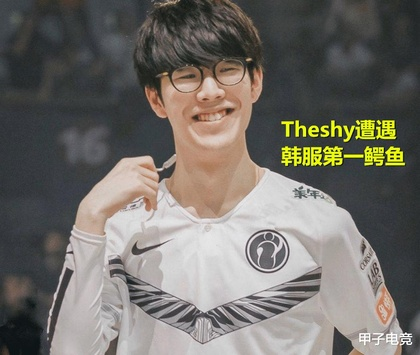
%> input picture DigitalImageProcessing/project3/src/1.jpeg, 420 x 355 px, shrunk from 1044 x 882 before the run
$ octave RGB.m   (GNU Octave 9; MATLAB toolbox functions it lacks are replaced by stand-ins)
%> lines starting %> are read from the running program, lines starting %| are printed output that depends on the picture; in (x1, y1, x2, y2) boxes, pixels count from 0 and x2, y2 are one past the last pixel; in counts of white or black regions, pixels touching at a corner belong together; the program's own positions count from 1
close all;clear all;clc;

I1 = imread('1.jpeg');
%> I1 is the input picture: size 355x420x3 uint8; mean R, G, B 114, 110.4, 104.9
BW_rgb1 = rgb_face(I1);
%> after the loop in rgb_face, `for i = 1:m`:
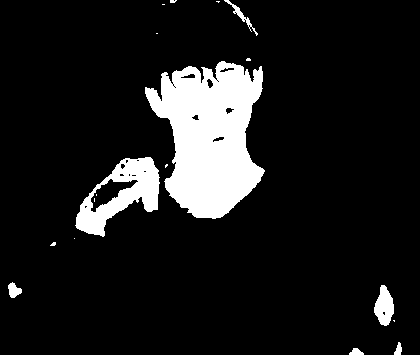
%> BW: size 355x420 double; values 0 (black) and 1 (white), 10.9% white; 18 white regions (11 under 20 px)
bb_rgb1 = get_bb(BW_rgb1);
%> in get_bb, `L = bwlabel(BW,8);`:
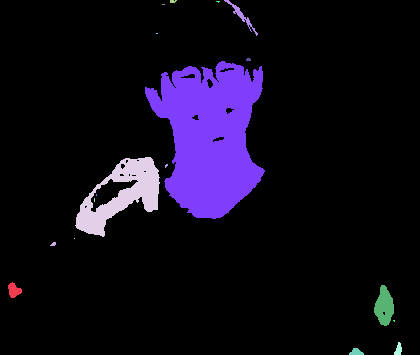
%> L: size 355x420 double; 19 distinct labels, from 0 to 18; one colour per label, 0 black
%> in get_bb, `BB = regionprops(L,'BoundingBox');`: BB = 18 regions; largest, box (x1, y1, x2, y2): (145, 61, 265, 219), (75, 157, 160, 237), (224, 0, 258, 36), (374, 285, 394, 326), (8, 282, 22, 298)
%> in get_bb, `BB1 = struct2cell(BB);`: BB1 = 18 items
%> in get_bb, `BB2 = cell2mat(BB1);`: BB2 = 72 values, max 394.5 at index 69, min 0.5 at index 42, mean 97.85
%> in get_bb, `[s1,s2] = size(BB2);`: s1 = 1; s2 = 72
%> the loop in get_bb, `for k = 3:4:s2-1` made 18 passes
%> (k, area_bb, max_area, j) on passes 1, 4, 7: (3, 224, 224, 3), (15, 6800, 6800, 15), (27, 18960, 18960, 27)
%> (k, area_bb) on passes 2, 11, 13, 15, 16, 18: (7, 24), (43, 21), (51, 1224), (59, 105), (63, 820), (71, 104)
%> in get_bb, `g = [BB2(1,j-2),BB2(1,j-1),BB2(1,j),BB2(1,j+1)];`: g = [145.5 61.5 120 158]
%> bb_rgb1 = [145.5 61.5 120 158]
I2 = imread('2.jpeg');
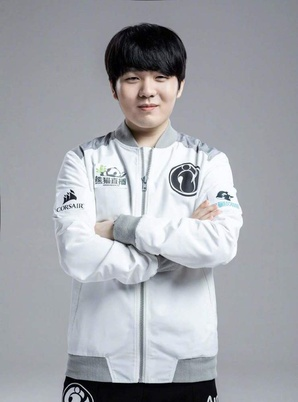
%> input picture DigitalImageProcessing/project3/src/2.jpeg, 298 x 402 px, shrunk from 741 x 1000 before the run
%> I2 is the input picture: size 402x298x3 uint8; mean R, G, B 163.9, 166, 171.8
BW_rgb2 = rgb_face(I2);
%> after the loop in rgb_face (call 2), `for i = 1:m`: BW: size 402x298 double; values 0 (black) and 1 (white), 2.8% white; 7 white regions (3 under 20 px)
bb_rgb2 = get_bb(BW_rgb2);
%> in get_bb (call 2), `L = bwlabel(BW,8);`:
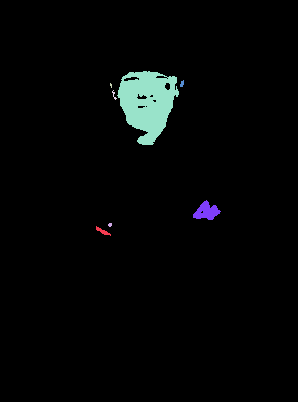
%> L: size 402x298 double; 8 distinct labels, from 0 to 7; one colour per label, 0 black
%> in get_bb (call 2), `BB = regionprops(L,'BoundingBox');`: BB = 7 regions; box (x1, y1, x2, y2): (96, 226, 111, 236), (108, 223, 112, 227), (110, 83, 112, 88), (112, 90, 117, 100), (117, 71, 179, 145), (180, 80, 184, 87), (193, 200, 221, 220)
%> in get_bb (call 2), `BB1 = struct2cell(BB);`: BB1 = {[96.5 226.5 15 10], [108.5 223.5 4 4], [110.5 83.5 2 5], [112.5 90.5 5 10], [117.5 71.5 62 74], [180.5 80.5 4 7], [193.5 200.5 28 20]}
%> in get_bb (call 2), `BB2 = cell2mat(BB1);`: BB2 = 28 values, max 226.5 at index 2, min 2 at index 11, mean 76.64
%> in get_bb (call 2), `[s1,s2] = size(BB2);`: s2 = 28
%> the loop in get_bb (call 2), `for k = 3:4:s2-1` made 7 passes
%> (k, area_bb, max_area, j) on passes 1, 5: (3, 150, 150, 3), (19, 4588, 4588, 19)
%> (k, area_bb) on passes 4, 6, 7: (15, 50), (23, 28), (27, 560)
%> in get_bb (call 2), `g = [BB2(1,j-2),BB2(1,j-1),BB2(1,j),BB2(1,j+1)];`: g = [117.5 71.5 62 74]
%> bb_rgb2 = [117.5 71.5 62 74]
I3 = imread('3.jpeg');
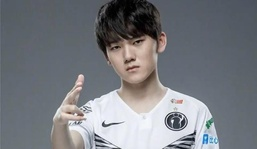
%> input picture DigitalImageProcessing/project3/src/3.jpeg, 257 x 149 px, shrunk from 640 x 371 before the run
%> I3 is the input picture: size 149x257x3 uint8; mean R, G, B 119.4, 122, 127.5
BW_rgb3 = rgb_face(I3);
%> after the loop in rgb_face (call 3), `for i = 1:m`: BW: size 149x257 double; values 0 (black) and 1 (white), 7.2% white; 8 white regions (4 under 20 px)
bb_rgb3 = get_bb(BW_rgb3);
%> in get_bb (call 3), `L = bwlabel(BW,8);`:
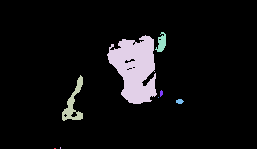
%> L: size 149x257 double; 9 distinct labels, from 0 to 8; one colour per label, 0 black
%> in get_bb (call 3), `BB = regionprops(L,'BoundingBox');`: BB = 8 regions; box (x1, y1, x2, y2): (54, 148, 56, 149), (60, 147, 61, 149), (62, 75, 83, 121), (107, 35, 157, 104), (155, 32, 166, 52), (158, 97, 159, 98), (160, 90, 163, 97), (176, 99, 184, 104)
%> in get_bb (call 3), `BB1 = struct2cell(BB);`: BB1 = {[54.5 148.5 2 1], [60.5 147.5 1 2], [62.5 75.5 21 46], [107.5 35.5 50 69], [155.5 32.5 11 20], [158.5 97.5 1 1], [160.5 90.5 3 7], [176.5 99.5 8 5]}
%> in get_bb (call 3), `BB2 = cell2mat(BB1);`: BB2 = 32 values, max 176.5 at index 29, min 1 at index 4, mean 59.72
%> in get_bb (call 3), `[s1,s2] = size(BB2);`: s2 = 32
%> the loop in get_bb (call 3), `for k = 3:4:s2-1` made 8 passes
%> (k, area_bb, max_area, j) on passes 3 to 4: (11, 966, 966, 11), (15, 3450, 3450, 15)
%> (k, area_bb) on passes 5, 7, 8: (19, 220), (27, 21), (31, 40)
%> in get_bb (call 3), `g = [BB2(1,j-2),BB2(1,j-1),BB2(1,j),BB2(1,j+1)];`: g = [107.5 35.5 50 69]
%> bb_rgb3 = [107.5 35.5 50 69]

figure, subplot(1,2,2);
imshow(BW_rgb1)
title('分割图');
subplot(1,2,1);
imshow(I1);
rectangle('Position',bb_rgb1,'EdgeColor','r');
title('基于RGB的人脸检测');

figure, subplot(1,2,2);
imshow(BW_rgb2)
title('分割图');
subplot(1,2,1);
imshow(I2);
rectangle('Position',bb_rgb2,'EdgeColor','r');
title('基于RGB的人脸检测');

figure, subplot(1,2,2);
imshow(BW_rgb3)
title('分割图');
subplot(1,2,1);
imshow(I3);
rectangle('Position',bb_rgb3,'EdgeColor','r');
title('基于RGB的人脸检测');
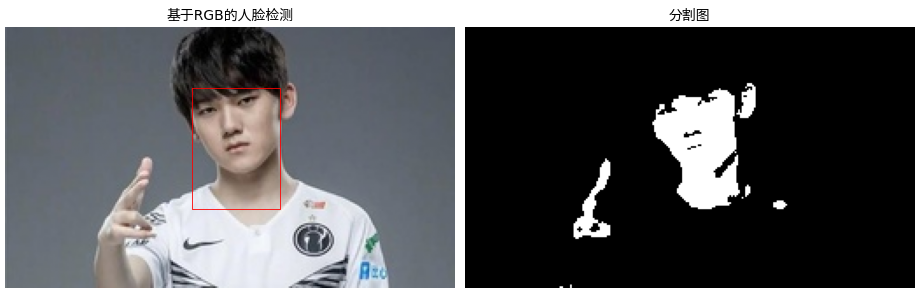
%> figure redrawn from the program's plot data, 2 panels

function bw = rgb_face(I)
	[m,n,c] = size(I); % 获取图像
	BW = zeros(m,n);
	for i = 1:m
		for j = 1:n
			R = I(i,j,1);
			G = I(i,j,2);
			B = I(i,j,3);
			v = [R,G,B];
			if (R > 95 && G > 40 && B > 20) && ((max(v) - min(v) > 15 && abs(R-G) > 15 && R > G && R > B)) % 均匀照明（白天）
            % if R > 20 && G > 210 && B > 170 && abs(R-G) < 15 && R > G && % R > B) % 潜在照明（黑夜）
                BW(i,j) = 1;
            end
		end
	end
	bw = BW;
end

function g = get_bb(BW)
	L = bwlabel(BW,8); % 返回和BW相同大小的8连通矩阵
	BB = regionprops(L,'BoundingBox'); % 返回最小矩阵的结构体
	BB1 = struct2cell(BB); % 将结构体转换为元胞数组
	BB2 = cell2mat(BB1); % 元胞数组转为矩阵
    % 二值图所以连通只有1，大小1*4n，每4个[x,y,w,h]代表矩形的从点(x,y)开始绘制一个宽w高h的矩形。

	[s1,s2] = size(BB2);
	max_area = 0;
    j = 3;
	for k = 3:4:s2-1
	    area_bb = BB2(1,k) * BB2(1,k+1); % 计算值矩阵大小
	    if area_bb > max_area && (BB2(1,k) / BB2(1,k+1)) < 1.8
	        max_area = area_bb;
	        j = k;
	    end
    end
	g = [BB2(1,j-2),BB2(1,j-1),BB2(1,j),BB2(1,j+1)];
end
